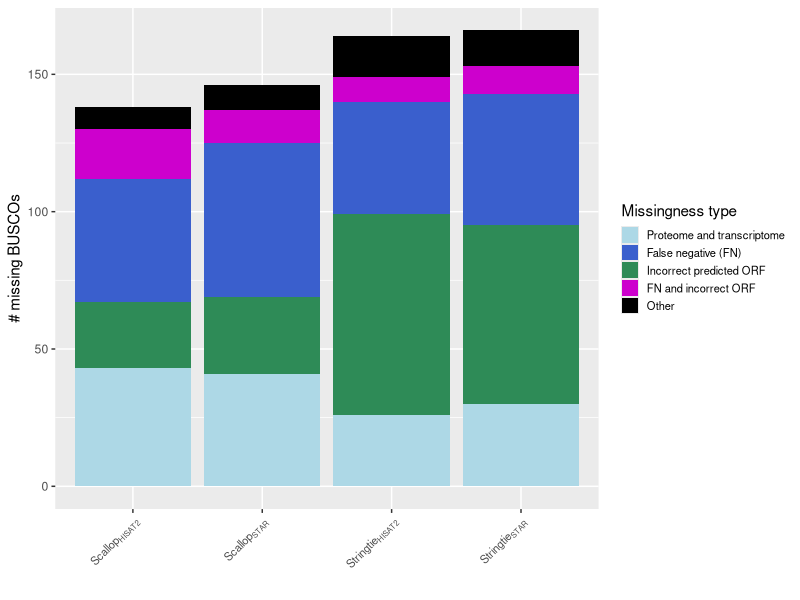
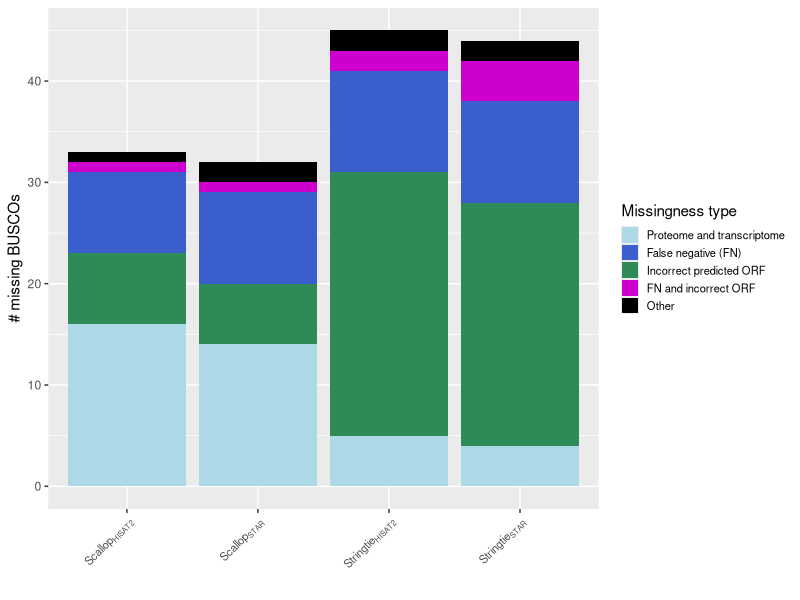
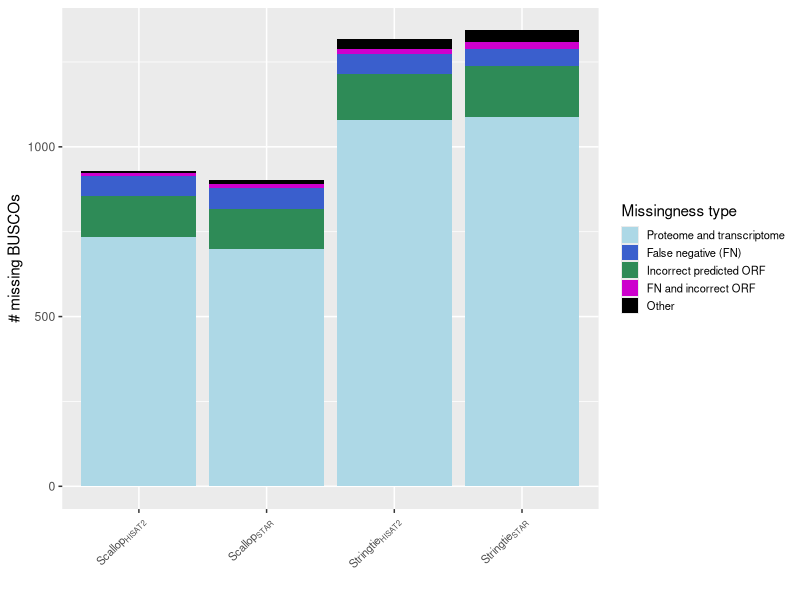
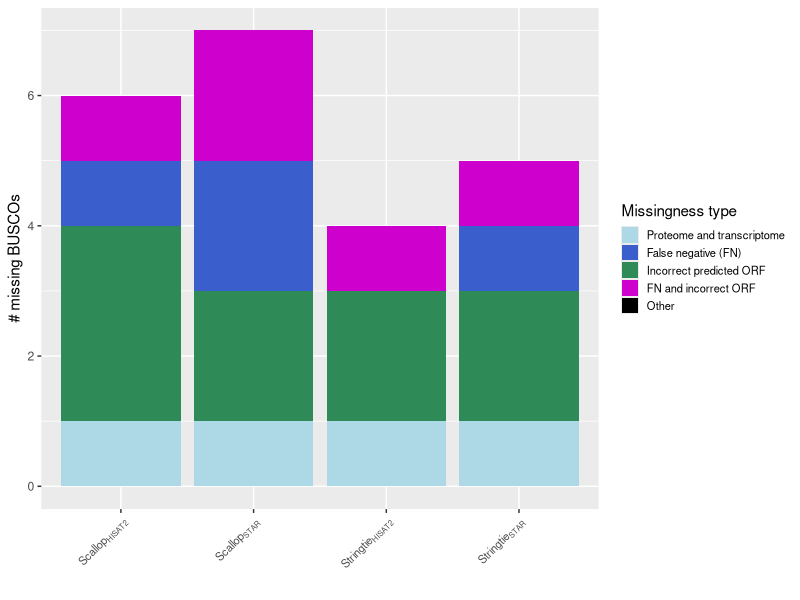
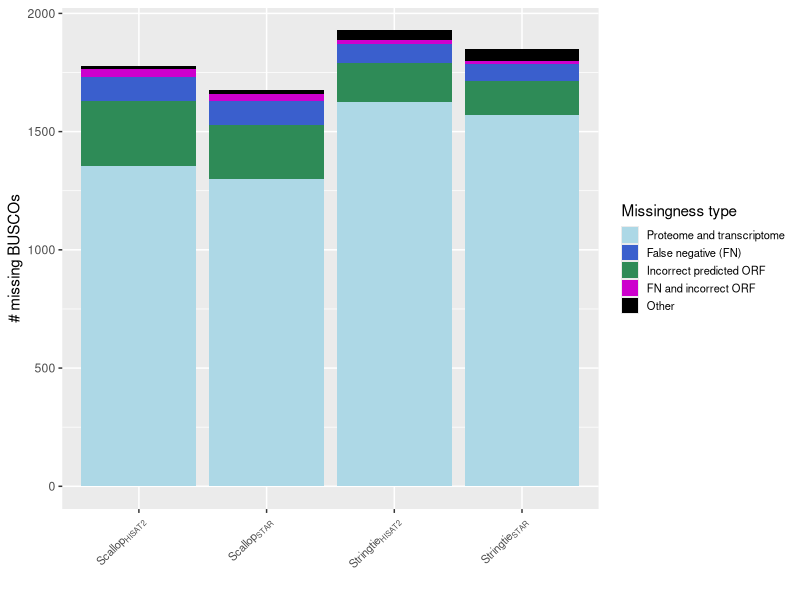
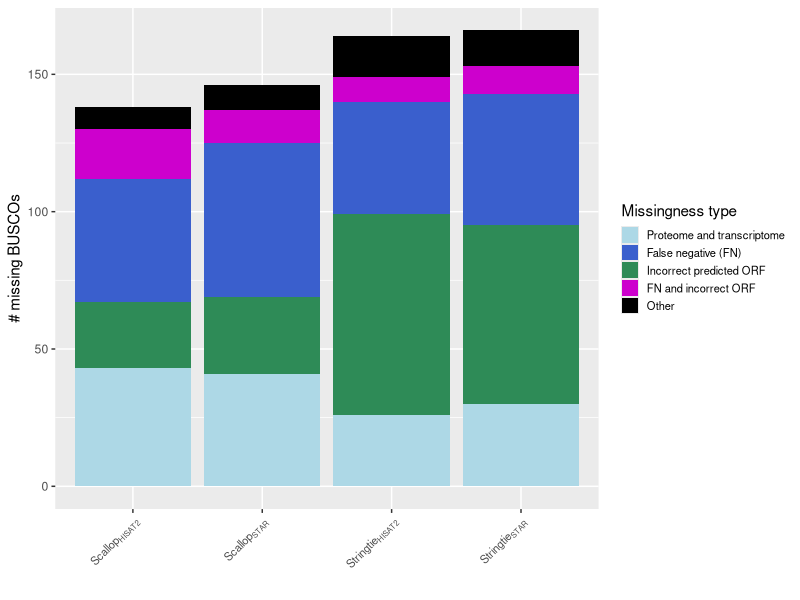
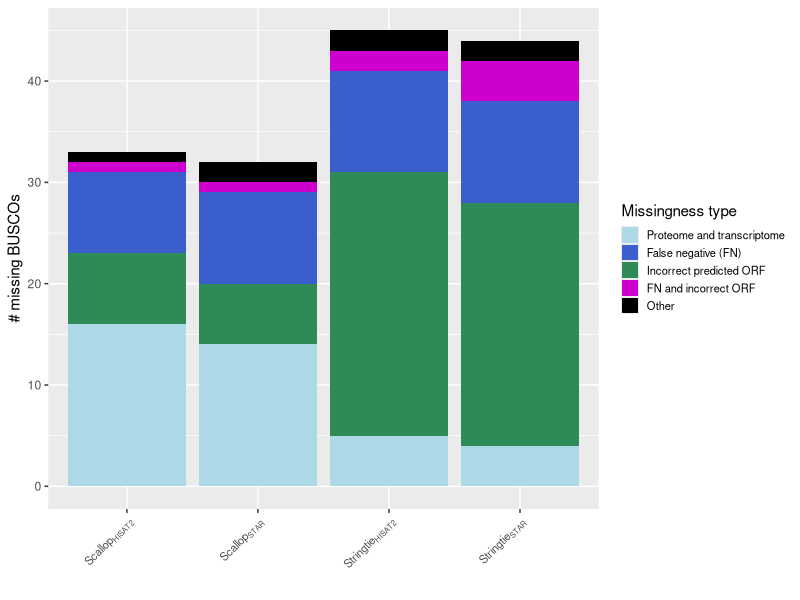
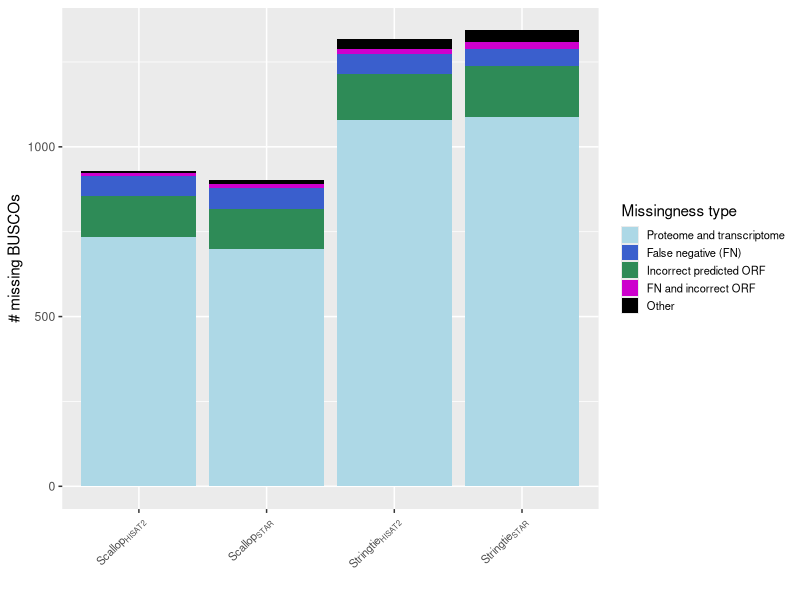

Write R code to recreate these figures, in order.
## ---- chunk 1
currentdir=getwd()
setwd(currentdir)
library(tidyverse)
## ---- chunk 2
data <-read_csv("../../data/assembler_compleasm_missingness_stats.csv")

methodlabels<-c(expression(Scallop[HISAT2]),expression(Scallop[STAR]),expression(Stringtie[HISAT2]),expression(Stringtie[STAR]))


data$method <- factor(data$method,levels=c("scalhisat","scalstar","stiehisat","stiestar"))

data <- data %>% mutate(species = str_replace(species, "dmel", "D. melanogaster")) %>%
     mutate(species = str_replace(species, "athaliana", "A. thaliana")) %>%
     mutate(species = str_replace(species, "zmays", "Z. mays")) %>%
     mutate(species = str_replace(species, "human", "H. sapiens")) %>%
     mutate(species = str_replace(species, "chicken", "G. gallus"))

data <- data %>% mutate_at(vars(species),factor,levels=c("D. melanogaster","A. thaliana", 
                                                         "Z. mays","G. gallus","H. sapiens"))
## ---- chunk 3
data_longer <- data %>% select(!proteome_total_missing) %>% pivot_longer(cols=c("proteome_missing_FNs","proteome_missing_ORFwrong",
                                            "fn_and_wrong","missing_both_methods","missing_other"),
                                     names_to="missingness_type",values_to="count") %>%
                                     mutate_at(vars(missingness_type),factor,levels=c("missing_other","fn_and_wrong",
                                                                                      "proteome_missing_FNs","proteome_missing_ORFwrong",
                                                                                      "missing_both_methods"))
                                     
## ---- chunk 4
missing_barplot_fly <- data_longer %>% filter(species=="D. melanogaster") %>% ggplot(aes(x=method,y=count,fill=missingness_type)) +
                   geom_bar(position="stack",stat="identity",width=0.9) +
                   scale_fill_manual(breaks=c("missing_both_methods","proteome_missing_FNs","proteome_missing_ORFwrong",
                                              "fn_and_wrong","missing_other"),
                                               values=c("missing_both_methods"="lightblue",
                                                        "proteome_missing_FNs"= "royalblue3",
                                                         "proteome_missing_ORFwrong"="seagreen",
                                                         "fn_and_wrong"= "magenta3",
                                                          "missing_other"="black"),
                                               labels=c("Proteome and transcriptome","False negative (FN)","Incorrect predicted ORF",
                                                        "FN and incorrect ORF","Other")) +
                   scale_x_discrete(labels=methodlabels) +
                   xlab("") +
                   labs(fill = "Missingness type") +
                   ylab("# missing BUSCOs") +
                   theme(legend.text.align = 0,legend.text=element_text(size=8),legend.spacing.y = unit(0.1, "cm"),legend.key.size= unit(0.45, "cm")) + 
                   guides(fill = guide_legend(byrow = TRUE)) +
                   theme(axis.text.x=element_text(angle=45, hjust=1,vjust=1,size=8,face="italic")) 
missing_barplot_fly
ggsave(missing_barplot_fly,file="Figure_S8A.pdf",width=4.5,height=4)
## ---- chunk 5
missing_barplot_thaliana <- data_longer %>% filter(species=="A. thaliana") %>% ggplot(aes(x=method,y=count,fill=missingness_type)) +
                   geom_bar(position="stack",stat="identity",width=0.9) +
                   scale_fill_manual(breaks=c("missing_both_methods","proteome_missing_FNs","proteome_missing_ORFwrong",
                                              "fn_and_wrong","missing_other"),
                                               values=c("missing_both_methods"="lightblue",
                                                        "proteome_missing_FNs"= "royalblue3",
                                                         "proteome_missing_ORFwrong"="seagreen",
                                                         "fn_and_wrong"= "magenta3",
                                                          "missing_other"="black"),
                                               labels=c("Proteome and transcriptome","False negative (FN)","Incorrect predicted ORF",
                                                        "FN and incorrect ORF","Other")) +
                   scale_x_discrete(labels=methodlabels) +
                   xlab("") +
                   labs(fill = "Missingness type") +
                   ylab("# missing BUSCOs") +
                   theme(legend.text.align = 0,legend.text=element_text(size=8),legend.spacing.y = unit(0.1, "cm"),legend.key.size= unit(0.45, "cm")) + 
                   guides(fill = guide_legend(byrow = TRUE)) +
                   theme(axis.text.x=element_text(angle=45, hjust=1,vjust=1,size=8,face="italic")) 
missing_barplot_thaliana
 ggsave(missing_barplot_thaliana,file="Figure_S8B.pdf",width=4.5,height=4)   
## ---- chunk 6
missing_barplot_chicken <- data_longer %>% filter(species=="G. gallus") %>% ggplot(aes(x=method,y=count,fill=missingness_type)) +
                   geom_bar(position="stack",stat="identity",width=0.9) +
                   scale_fill_manual(breaks=c("missing_both_methods","proteome_missing_FNs","proteome_missing_ORFwrong",
                                              "fn_and_wrong","missing_other"),
                                               values=c("missing_both_methods"="lightblue",
                                                        "proteome_missing_FNs"= "royalblue3",
                                                         "proteome_missing_ORFwrong"="seagreen",
                                                         "fn_and_wrong"= "magenta3",
                                                          "missing_other"="black"),
                                               labels=c("Proteome and transcriptome","False negative (FN)","Incorrect predicted ORF",
                                                        "FN and incorrect ORF","Other")) +
                   scale_x_discrete(labels=methodlabels) +
                   xlab("") +
                   labs(fill = "Missingness type") +
                   ylab("# missing BUSCOs") +
                   theme(legend.text.align = 0,legend.text=element_text(size=8),legend.spacing.y = unit(0.1, "cm"),legend.key.size= unit(0.45, "cm")) + 
                   guides(fill = guide_legend(byrow = TRUE)) +
                   theme(axis.text.x=element_text(angle=45, hjust=1,vjust=1,size=8,face="italic")) 
missing_barplot_chicken
 ggsave(missing_barplot_chicken,file="Figure_S8C.pdf",width=4.5,height=4) 
## ---- chunk 7
missing_barplot_corn <- data_longer %>% filter(species=="Z. mays") %>% ggplot(aes(x=method,y=count,fill=missingness_type)) +
                   geom_bar(position="stack",stat="identity",width=0.9) +
                   scale_fill_manual(breaks=c("missing_both_methods","proteome_missing_FNs","proteome_missing_ORFwrong",
                                              "fn_and_wrong","missing_other"),
                                               values=c("missing_both_methods"="lightblue",
                                                        "proteome_missing_FNs"= "royalblue3",
                                                         "proteome_missing_ORFwrong"="seagreen",
                                                         "fn_and_wrong"= "magenta3",
                                                          "missing_other"="black"),
                                               labels=c("Proteome and transcriptome","False negative (FN)","Incorrect predicted ORF",
                                                        "FN and incorrect ORF","Other")) +
                   scale_x_discrete(labels=methodlabels) +
                   xlab("") +
                   labs(fill = "Missingness type") +
                   ylab("# missing BUSCOs") +
                  theme(legend.text.align = 0,legend.text=element_text(size=8),legend.spacing.y = unit(0.1, "cm"),legend.key.size= unit(0.45, "cm")) + 
                   guides(fill = guide_legend(byrow = TRUE)) +
                   theme(axis.text.x=element_text(angle=45, hjust=1,vjust=1,size=8,face="italic")) 
 
missing_barplot_corn
ggsave(missing_barplot_corn,file="Figure_S8D.pdf",width=4.5,height=4)                  
## ---- chunk 8
missing_barplot_human <- data_longer %>% filter(species=="H. sapiens") %>% ggplot(aes(x=method,y=count,fill=missingness_type)) +
                   geom_bar(position="stack",stat="identity",width=0.9) +
                   scale_fill_manual(breaks=c("missing_both_methods","proteome_missing_FNs","proteome_missing_ORFwrong",
                                              "fn_and_wrong","missing_other"),
                                               values=c("missing_both_methods"="lightblue",
                                                        "proteome_missing_FNs"= "royalblue3",
                                                         "proteome_missing_ORFwrong"="seagreen",
                                                         "fn_and_wrong"= "magenta3",
                                                          "missing_other"="black"),
                                               labels=c("Proteome and transcriptome","False negative (FN)","Incorrect predicted ORF",
                                                        "FN and incorrect ORF","Other")) +
                   scale_x_discrete(labels=methodlabels) +
                   xlab("") +
                   labs(fill = "Missingness type") +
                   ylab("# missing BUSCOs") +
                   theme(legend.text.align = 0,legend.text=element_text(size=8),legend.spacing.y = unit(0.1, "cm"),legend.key.size= unit(0.45, "cm")) + 
                   guides(fill = guide_legend(byrow = TRUE)) +
                   theme(axis.text.x=element_text(angle=45, hjust=1,vjust=1,size=8,face="italic")) 
missing_barplot_human
ggsave(missing_barplot_human,file="Figure_S8E.pdf",width=4.5,height=4)
